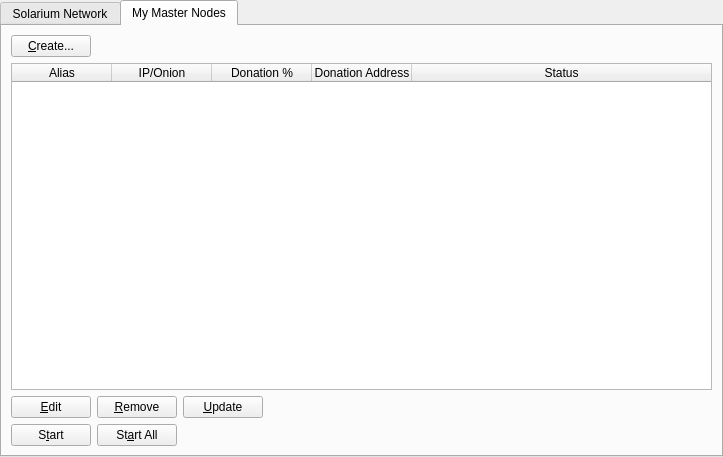
<?xml version="1.0" encoding="UTF-8"?>
<ui version="4.0">
 <class>MasternodeManager</class>
 <widget class="QWidget" name="MasternodeManager">
  <property name="geometry">
   <rect>
    <x>0</x>
    <y>0</y>
    <width>723</width>
    <height>457</height>
   </rect>
  </property>
  <property name="windowTitle">
   <string>Form</string>
  </property>
  <layout class="QVBoxLayout" name="topLayout">
   <property name="leftMargin">
    <number>0</number>
   </property>
   <property name="topMargin">
    <number>0</number>
   </property>
   <property name="rightMargin">
    <number>0</number>
   </property>
   <property name="bottomMargin">
    <number>0</number>
   </property>
   <item>
    <layout class="QVBoxLayout" name="verticalLayout">
     <property name="bottomMargin">
      <number>0</number>
     </property>
     <item>
      <widget class="QTabWidget" name="tabWidget">
       <property name="currentIndex">
        <number>1</number>
       </property>
       <widget class="QWidget" name="tab">
        <attribute name="title">
         <string>Solarium Network</string>
        </attribute>
        <layout class="QGridLayout" name="gridLayout">
         <item row="1" column="0">
          <widget class="QTableWidget" name="tableWidget">
           <property name="editTriggers">
            <set>QAbstractItemView::NoEditTriggers</set>
           </property>
           <property name="alternatingRowColors">
            <bool>true</bool>
           </property>
           <property name="selectionBehavior">
            <enum>QAbstractItemView::SelectRows</enum>
           </property>
           <property name="sortingEnabled">
            <bool>true</bool>
           </property>
           <attribute name="horizontalHeaderStretchLastSection">
            <bool>true</bool>
           </attribute>
           <column>
            <property name="text">
             <string>Address</string>
            </property>
           </column>
           <column>
            <property name="text">
             <string>Rank</string>
            </property>
           </column>
           <column>
            <property name="text">
             <string>Active</string>
            </property>
           </column>
           <column>
            <property name="text">
             <string>Active (secs)</string>
            </property>
           </column>
           <column>
            <property name="text">
             <string>Last Seen</string>
            </property>
           </column>
           <column>
            <property name="text">
             <string>Pubkey</string>
            </property>
           </column>
          </widget>
         </item>
         <item row="2" column="0">
          <widget class="QTableWidget" name="tableWidget_3">
           <property name="editTriggers">
            <set>QAbstractItemView::NoEditTriggers</set>
           </property>
           <property name="alternatingRowColors">
            <bool>true</bool>
           </property>
           <property name="selectionBehavior">
            <enum>QAbstractItemView::SelectRows</enum>
           </property>
           <property name="sortingEnabled">
            <bool>true</bool>
           </property>
           <attribute name="horizontalHeaderStretchLastSection">
            <bool>true</bool>
           </attribute>
           <column>
            <property name="text">
             <string>Address</string>
            </property>
           </column>
           <column>
            <property name="text">
             <string>Rank</string>
            </property>
           </column>
           <column>
            <property name="text">
             <string>Active</string>
            </property>
           </column>
           <column>
            <property name="text">
             <string>Active (secs)</string>
            </property>
           </column>
           <column>
            <property name="text">
             <string>Last Seen</string>
            </property>
           </column>
           <column>
            <property name="text">
             <string>Pubkey</string>
            </property>
           </column>
          </widget>
         </item>
         <item row="0" column="0">
          <layout class="QHBoxLayout" name="horizontalLayout_3">
           <property name="bottomMargin">
            <number>0</number>
           </property>
           <item>
            <widget class="QLabel" name="label_2">
             <property name="text">
              <string>Solarium Node Count:</string>
             </property>
            </widget>
           </item>
           <item>
            <widget class="QLabel" name="countLabel">
             <property name="text">
              <string>0</string>
             </property>
            </widget>
           </item>
           <item>
            <spacer name="horizontalSpacer_3">
             <property name="orientation">
              <enum>Qt::Horizontal</enum>
             </property>
             <property name="sizeHint" stdset="0">
              <size>
               <width>40</width>
               <height>20</height>
              </size>
             </property>
            </spacer>
           </item>
          </layout>
         </item>
        </layout>
       </widget>
       <widget class="QWidget" name="tab_2">
        <attribute name="title">
         <string>My Master Nodes</string>
        </attribute>
        <layout class="QGridLayout" name="gridLayout_2">
         <item row="0" column="0">
          <layout class="QVBoxLayout" name="verticalLayout_2">
           <property name="bottomMargin">
            <number>0</number>
           </property>
           <item>
            <layout class="QHBoxLayout" name="horizontalLayout">
             <item>
              <widget class="QPushButton" name="createButton">
               <property name="text">
                <string>&amp;Create...</string>
               </property>
              </widget>
             </item>
             <item>
              <spacer name="horizontalSpacer">
               <property name="orientation">
                <enum>Qt::Horizontal</enum>
               </property>
               <property name="sizeHint" stdset="0">
                <size>
                 <width>40</width>
                 <height>20</height>
                </size>
               </property>
              </spacer>
             </item>
            </layout>
           </item>
           <item>
            <widget class="QTableWidget" name="tableWidget_2">
             <property name="minimumSize">
              <size>
               <width>695</width>
               <height>0</height>
              </size>
             </property>
             <property name="editTriggers">
              <set>QAbstractItemView::NoEditTriggers</set>
             </property>
             <property name="alternatingRowColors">
              <bool>true</bool>
             </property>
             <property name="selectionMode">
              <enum>QAbstractItemView::SingleSelection</enum>
             </property>
             <property name="selectionBehavior">
              <enum>QAbstractItemView::SelectRows</enum>
             </property>
             <attribute name="horizontalHeaderStretchLastSection">
              <bool>true</bool>
             </attribute>
             <column>
              <property name="text">
               <string>Alias</string>
              </property>
             </column>
             <column>
              <property name="text">
               <string>IP/Onion</string>
              </property>
             </column>
             <column>
              <property name="text">
               <string>Donation %</string>
              </property>
             </column>
             <column>
              <property name="text">
               <string>Donation Address</string>
              </property>
             </column>
             <column>
              <property name="text">
               <string>Status</string>
              </property>
             </column>
            </widget>
           </item>
           <item>
            <layout class="QHBoxLayout" name="horizontalLayout_2">
             <property name="bottomMargin">
              <number>0</number>
             </property>
             <item>
              <widget class="QPushButton" name="editButton">
               <property name="text">
                <string>&amp;Edit</string>
               </property>
              </widget>
             </item>
             <item>
              <widget class="QPushButton" name="removeButton">
               <property name="text">
                <string>&amp;Remove</string>
               </property>
              </widget>
             </item>
             <item>
              <widget class="QPushButton" name="UpdateButton">
               <property name="text">
                <string>&amp;Update</string>
               </property>
              </widget>
             </item>
             <item>
              <spacer name="horizontalSpacer_2">
               <property name="orientation">
                <enum>Qt::Horizontal</enum>
               </property>
               <property name="sizeHint" stdset="0">
                <size>
                 <width>40</width>
                 <height>20</height>
                </size>
               </property>
              </spacer>
             </item>
            </layout>
           </item>
           <item>
            <layout class="QHBoxLayout" name="horizontalLayout_4">
             <property name="bottomMargin">
              <number>0</number>
             </property>
            </layout>
           </item>
           <item>
            <layout class="QHBoxLayout" name="horizontalLayout_5">
             <property name="bottomMargin">
              <number>0</number>
             </property>
             <item>
              <widget class="QPushButton" name="startButton">
               <property name="text">
                <string>S&amp;tart</string>
               </property>
              </widget>
             </item>
             <item>
              <widget class="QPushButton" name="startAllButton">
               <property name="text">
                <string>St&amp;art All</string>
               </property>
              </widget>
             </item>
             <item>
              <spacer name="horizontalSpacer_5">
               <property name="orientation">
                <enum>Qt::Horizontal</enum>
               </property>
               <property name="sizeHint" stdset="0">
                <size>
                 <width>40</width>
                 <height>20</height>
                </size>
               </property>
              </spacer>
             </item>
            </layout>
           </item>
          </layout>
         </item>
        </layout>
       </widget>
      </widget>
     </item>
    </layout>
   </item>
  </layout>
 </widget>
 <resources/>
 <connections/>
</ui>
